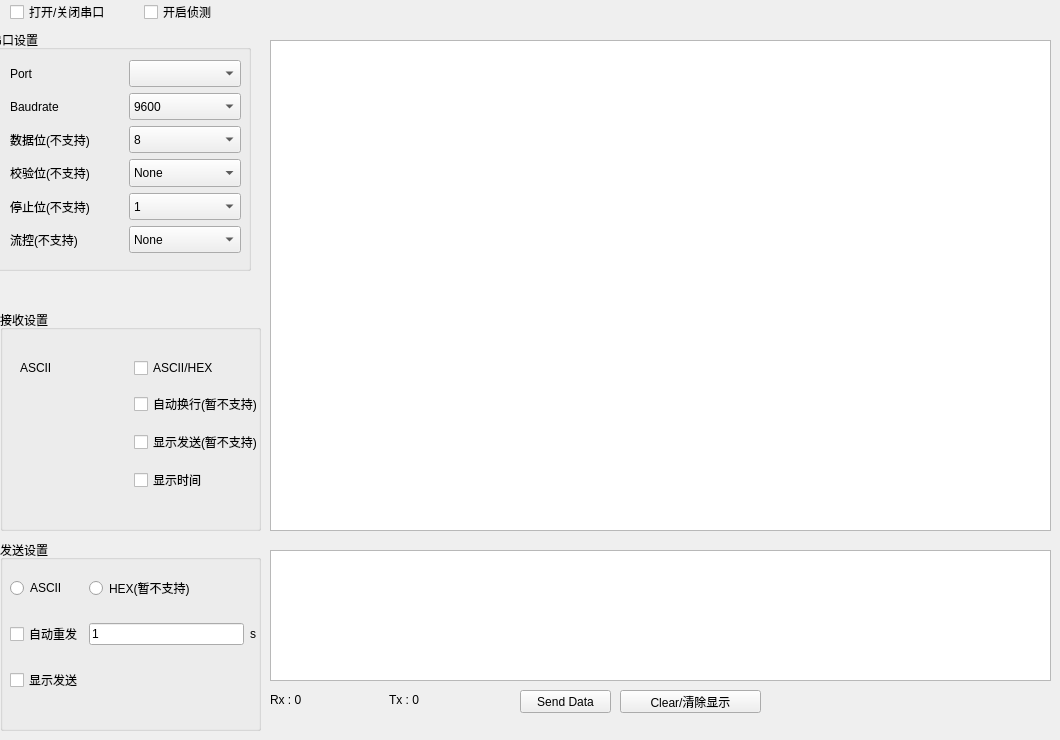
   <widget class="QWidget" name="tab">
    <attribute name="title">
     <string>串口接收页</string>
    </attribute>
    <widget class="QGroupBox" name="groupBox">
     <property name="geometry">
      <rect>
       <x>-10</x>
       <y>30</y>
       <width>261</width>
       <height>241</height>
      </rect>
     </property>
     <property name="title">
      <string>串口设置</string>
     </property>
     <widget class="QWidget" name="layoutWidget">
      <property name="geometry">
       <rect>
        <x>20</x>
        <y>30</y>
        <width>231</width>
        <height>193</height>
       </rect>
      </property>
      <layout class="QVBoxLayout" name="verticalLayout">
       <item>
        <layout class="QHBoxLayout" name="horizontalLayout">
         <item>
          <widget class="QLabel" name="label">
           <property name="sizePolicy">
            <sizepolicy hsizetype="Preferred" vsizetype="Preferred">
             <horstretch>0</horstretch>
             <verstretch>0</verstretch>
            </sizepolicy>
           </property>
           <property name="minimumSize">
            <size>
             <width>36</width>
             <height>24</height>
            </size>
           </property>
           <property name="text">
            <string>Port</string>
           </property>
          </widget>
         </item>
         <item>
          <widget class="QComboBox" name="comboBox">
           <property name="sizePolicy">
            <sizepolicy hsizetype="Preferred" vsizetype="Preferred">
             <horstretch>0</horstretch>
             <verstretch>0</verstretch>
            </sizepolicy>
           </property>
           <property name="minimumSize">
            <size>
             <width>94</width>
             <height>24</height>
            </size>
           </property>
           <property name="frame">
            <bool>true</bool>
           </property>
          </widget>
         </item>
        </layout>
       </item>
       <item>
        <layout class="QHBoxLayout" name="horizontalLayout_2">
         <item>
          <widget class="QLabel" name="label_2">
           <property name="sizePolicy">
            <sizepolicy hsizetype="Preferred" vsizetype="Preferred">
             <horstretch>0</horstretch>
             <verstretch>0</verstretch>
            </sizepolicy>
           </property>
           <property name="minimumSize">
            <size>
             <width>36</width>
             <height>24</height>
            </size>
           </property>
           <property name="text">
            <string>Baudrate</string>
           </property>
          </widget>
         </item>
         <item>
          <widget class="QComboBox" name="comboBox_2">
           <property name="sizePolicy">
            <sizepolicy hsizetype="Preferred" vsizetype="Preferred">
             <horstretch>0</horstretch>
             <verstretch>0</verstretch>
            </sizepolicy>
           </property>
           <property name="minimumSize">
            <size>
             <width>94</width>
             <height>24</height>
            </size>
           </property>
           <property name="frame">
            <bool>true</bool>
           </property>
           <item>
            <property name="text">
             <string>9600</string>
            </property>
           </item>
           <item>
            <property name="text">
             <string>19200</string>
            </property>
           </item>
           <item>
            <property name="text">
             <string>38400</string>
            </property>
           </item>
           <item>
            <property name="text">
             <string>57600</string>
            </property>
           </item>
           <item>
            <property name="text">
             <string>115200</string>
            </property>
           </item>
           <item>
            <property name="text">
             <string>Custom</string>
            </property>
           </item>
          </widget>
         </item>
        </layout>
       </item>
       <item>
        <layout class="QHBoxLayout" name="horizontalLayout_4">
         <item>
          <widget class="QLabel" name="label_4">
           <property name="sizePolicy">
            <sizepolicy hsizetype="Preferred" vsizetype="Preferred">
             <horstretch>0</horstretch>
             <verstretch>0</verstretch>
            </sizepolicy>
           </property>
           <property name="minimumSize">
            <size>
             <width>36</width>
             <height>24</height>
            </size>
           </property>
           <property name="text">
            <string>数据位(不支持)</string>
           </property>
          </widget>
         </item>
         <item>
          <widget class="QComboBox" name="comboBox_4">
           <property name="sizePolicy">
            <sizepolicy hsizetype="Preferred" vsizetype="Preferred">
             <horstretch>0</horstretch>
             <verstretch>0</verstretch>
            </sizepolicy>
           </property>
           <property name="minimumSize">
            <size>
             <width>94</width>
             <height>24</height>
            </size>
           </property>
           <property name="frame">
            <bool>true</bool>
           </property>
           <item>
            <property name="text">
             <string>8</string>
            </property>
           </item>
           <item>
            <property name="text">
             <string>5</string>
            </property>
           </item>
           <item>
            <property name="text">
             <string>6</string>
            </property>
           </item>
           <item>
            <property name="text">
             <string>7</string>
            </property>
           </item>
           <item>
            <property name="text">
             <string>9</string>
            </property>
           </item>
          </widget>
         </item>
        </layout>
       </item>
       <item>
        <layout class="QHBoxLayout" name="horizontalLayout_3">
         <item>
          <widget class="QLabel" name="label_3">
           <property name="sizePolicy">
            <sizepolicy hsizetype="Preferred" vsizetype="Preferred">
             <horstretch>0</horstretch>
             <verstretch>0</verstretch>
            </sizepolicy>
           </property>
           <property name="minimumSize">
            <size>
             <width>36</width>
             <height>24</height>
            </size>
           </property>
           <property name="text">
            <string>校验位(不支持)</string>
           </property>
          </widget>
         </item>
         <item>
          <widget class="QComboBox" name="comboBox_3">
           <property name="sizePolicy">
            <sizepolicy hsizetype="Preferred" vsizetype="Preferred">
             <horstretch>0</horstretch>
             <verstretch>0</verstretch>
            </sizepolicy>
           </property>
           <property name="minimumSize">
            <size>
             <width>94</width>
             <height>24</height>
            </size>
           </property>
           <property name="frame">
            <bool>true</bool>
           </property>
           <item>
            <property name="text">
             <string>None</string>
            </property>
           </item>
           <item>
            <property name="text">
             <string>Even</string>
            </property>
           </item>
           <item>
            <property name="text">
             <string>Odd</string>
            </property>
           </item>
           <item>
            <property name="text">
             <string>Mark</string>
            </property>
           </item>
           <item>
            <property name="text">
             <string>Space</string>
            </property>
           </item>
          </widget>
         </item>
        </layout>
       </item>
       <item>
        <layout class="QHBoxLayout" name="horizontalLayout_6">
         <item>
          <widget class="QLabel" name="label_6">
           <property name="sizePolicy">
            <sizepolicy hsizetype="Preferred" vsizetype="Preferred">
             <horstretch>0</horstretch>
             <verstretch>0</verstretch>
            </sizepolicy>
           </property>
           <property name="minimumSize">
            <size>
             <width>36</width>
             <height>24</height>
            </size>
           </property>
           <property name="text">
            <string>停止位(不支持)</string>
           </property>
          </widget>
         </item>
         <item>
          <widget class="QComboBox" name="comboBox_6">
           <property name="sizePolicy">
            <sizepolicy hsizetype="Preferred" vsizetype="Preferred">
             <horstretch>0</horstretch>
             <verstretch>0</verstretch>
            </sizepolicy>
           </property>
           <property name="minimumSize">
            <size>
             <width>94</width>
             <height>24</height>
            </size>
           </property>
           <property name="frame">
            <bool>true</bool>
           </property>
           <item>
            <property name="text">
             <string>1</string>
            </property>
           </item>
           <item>
            <property name="text">
             <string>1.5</string>
            </property>
           </item>
           <item>
            <property name="text">
             <string>2</string>
            </property>
           </item>
          </widget>
         </item>
        </layout>
       </item>
       <item>
        <layout class="QHBoxLayout" name="horizontalLayout_5">
         <item>
          <widget class="QLabel" name="label_5">
           <property name="sizePolicy">
            <sizepolicy hsizetype="Preferred" vsizetype="Preferred">
             <horstretch>0</horstretch>
             <verstretch>0</verstretch>
            </sizepolicy>
           </property>
           <property name="minimumSize">
            <size>
             <width>36</width>
             <height>24</height>
            </size>
           </property>
           <property name="text">
            <string>流控(不支持)</string>
           </property>
          </widget>
         </item>
         <item>
          <widget class="QComboBox" name="comboBox_5">
           <property name="sizePolicy">
            <sizepolicy hsizetype="Preferred" vsizetype="Preferred">
             <horstretch>0</horstretch>
             <verstretch>0</verstretch>
            </sizepolicy>
           </property>
           <property name="minimumSize">
            <size>
             <width>94</width>
             <height>24</height>
            </size>
           </property>
           <property name="frame">
            <bool>true</bool>
           </property>
           <item>
            <property name="text">
             <string>None</string>
            </property>
           </item>
           <item>
            <property name="text">
             <string>RTC/CTS</string>
            </property>
           </item>
           <item>
            <property name="text">
             <string>XON/XOFF</string>
            </property>
           </item>
          </widget>
         </item>
        </layout>
       </item>
      </layout>
     </widget>
    </widget>
    <widget class="QWidget" name="layoutWidget_2">
     <property name="geometry">
      <rect>
       <x>270</x>
       <y>690</y>
       <width>231</width>
       <height>20</height>
      </rect>
     </property>
     <layout class="QHBoxLayout" name="horizontalLayout_7">
      <item>
       <widget class="QLabel" name="label_8">
        <property name="text">
         <string>Rx : 0</string>
        </property>
       </widget>
      </item>
      <item>
       <widget class="QLabel" name="label_9">
        <property name="text">
         <string>Tx : 0</string>
        </property>
       </widget>
      </item>
     </layout>
    </widget>
    <widget class="QTextEdit" name="textEdit">
     <property name="geometry">
      <rect>
       <x>270</x>
       <y>550</y>
       <width>781</width>
       <height>131</height>
      </rect>
     </property>
    </widget>
    <widget class="QTextBrowser" name="textBrowser">
     <property name="geometry">
      <rect>
       <x>270</x>
       <y>40</y>
       <width>781</width>
       <height>491</height>
      </rect>
     </property>
     <property name="html">
      <string>&lt;!DOCTYPE HTML PUBLIC &quot;-//W3C//DTD HTML 4.0//EN&quot; &quot;http://www.w3.org/TR/REC-html40/strict.dtd&quot;&gt;
&lt;html&gt;&lt;head&gt;&lt;meta name=&quot;qrichtext&quot; content=&quot;1&quot; /&gt;&lt;style type=&quot;text/css&quot;&gt;
p, li { white-space: pre-wrap; }
&lt;/style&gt;&lt;/head&gt;&lt;body style=&quot; font-family:'楷体'; font-size:11pt; font-weight:400; font-style:normal;&quot;&gt;
&lt;p style=&quot;-qt-paragraph-type:empty; margin-top:0px; margin-bottom:0px; margin-left:0px; margin-right:0px; -qt-block-indent:0; text-indent:0px;&quot;&gt;&lt;br /&gt;&lt;/p&gt;&lt;/body&gt;&lt;/html&gt;</string>
     </property>
    </widget>
    <widget class="QGroupBox" name="groupBox_3">
     <property name="geometry">
      <rect>
       <x>0</x>
       <y>540</y>
       <width>261</width>
       <height>191</height>
      </rect>
     </property>
     <property name="title">
      <string>发送设置</string>
     </property>
     <widget class="QWidget" name="layoutWidget">
      <property name="geometry">
       <rect>
        <x>10</x>
        <y>20</y>
        <width>246</width>
        <height>151</height>
       </rect>
      </property>
      <layout class="QGridLayout" name="gridLayout_2">
       <item row="1" column="1">
        <widget class="QLineEdit" name="lineEdit">
         <property name="text">
          <string>1</string>
         </property>
        </widget>
       </item>
       <item row="2" column="0">
        <widget class="QCheckBox" name="checkBox_9">
         <property name="text">
          <string>显示发送</string>
         </property>
        </widget>
       </item>
       <item row="0" column="1" colspan="2">
        <widget class="QRadioButton" name="radioButton_2">
         <property name="text">
          <string>HEX(暂不支持)</string>
         </property>
        </widget>
       </item>
       <item row="1" column="0">
        <widget class="QCheckBox" name="checkBox_8">
         <property name="text">
          <string>自动重发</string>
         </property>
        </widget>
       </item>
       <item row="0" column="0">
        <widget class="QRadioButton" name="radioButton">
         <property name="text">
          <string>ASCII</string>
         </property>
        </widget>
       </item>
       <item row="1" column="2">
        <widget class="QLabel" name="label_7">
         <property name="text">
          <string>s</string>
         </property>
        </widget>
       </item>
      </layout>
     </widget>
    </widget>
    <widget class="QWidget" name="layoutWidget_3">
     <property name="geometry">
      <rect>
       <x>10</x>
       <y>0</y>
       <width>261</width>
       <height>25</height>
      </rect>
     </property>
     <layout class="QHBoxLayout" name="horizontalLayout_8">
      <item>
       <widget class="QCheckBox" name="checkBox">
        <property name="text">
         <string>打开/关闭串口</string>
        </property>
       </widget>
      </item>
      <item>
       <widget class="QCheckBox" name="checkBox_6">
        <property name="text">
         <string>开启侦测</string>
        </property>
       </widget>
      </item>
     </layout>
    </widget>
    <widget class="QGroupBox" name="groupBox_2">
     <property name="geometry">
      <rect>
       <x>0</x>
       <y>310</y>
       <width>261</width>
       <height>221</height>
      </rect>
     </property>
     <property name="title">
      <string>接收设置</string>
     </property>
     <widget class="QWidget" name="layoutWidget_4">
      <property name="geometry">
       <rect>
        <x>20</x>
        <y>40</y>
        <width>243</width>
        <height>151</height>
       </rect>
      </property>
      <layout class="QGridLayout" name="gridLayout">
       <item row="3" column="1">
        <widget class="QCheckBox" name="checkBox_5">
         <property name="text">
          <string>显示时间</string>
         </property>
        </widget>
       </item>
       <item row="2" column="1">
        <widget class="QCheckBox" name="checkBox_4">
         <property name="text">
          <string>显示发送(暂不支持)</string>
         </property>
        </widget>
       </item>
       <item row="0" column="0">
        <widget class="QLabel" name="label_11">
         <property name="text">
          <string>ASCII</string>
         </property>
        </widget>
       </item>
       <item row="0" column="1">
        <widget class="QCheckBox" name="checkBox_2">
         <property name="text">
          <string>ASCII/HEX</string>
         </property>
        </widget>
       </item>
       <item row="1" column="1">
        <widget class="QCheckBox" name="checkBox_3">
         <property name="text">
          <string>自动换行(暂不支持)</string>
         </property>
        </widget>
       </item>
      </layout>
     </widget>
    </widget>
    <widget class="QPushButton" name="sendData">
     <property name="geometry">
      <rect>
       <x>520</x>
       <y>690</y>
       <width>91</width>
       <height>23</height>
      </rect>
     </property>
     <property name="text">
      <string>Send Data</string>
     </property>
    </widget>
    <widget class="QPushButton" name="ClearData">
     <property name="geometry">
      <rect>
       <x>620</x>
       <y>690</y>
       <width>141</width>
       <height>23</height>
      </rect>
     </property>
     <property name="text">
      <string>Clear/清除显示</string>
     </property>
    </widget>
   </widget>
